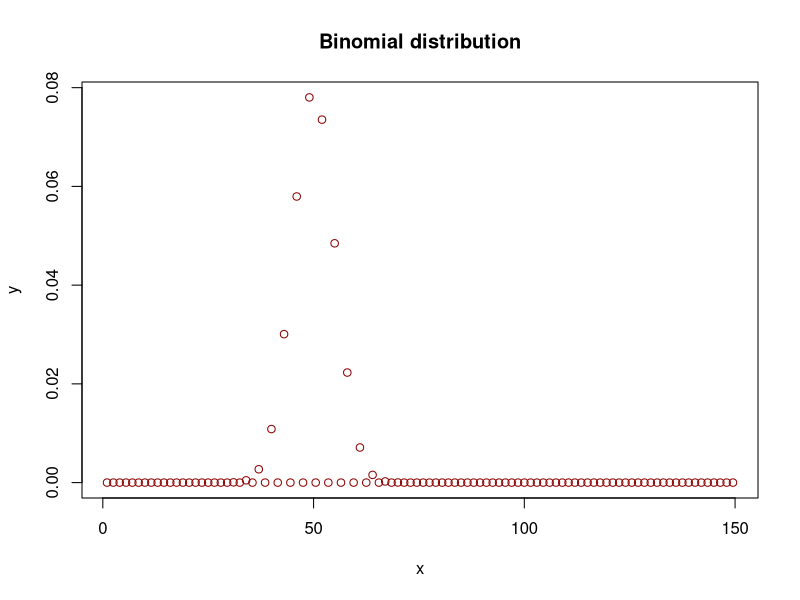

This figure's R source:
#4. Creating a sample of 100 numbers which are incremented by 1.5. Create the binomial distribution and plot it using dotchart.
x <- seq(from = 1,to = 150, by = 1.5)
y <- dbinom(x, 100, 0.5)
plot(x, y, col = "darkred", main = "Binomial distribution")
